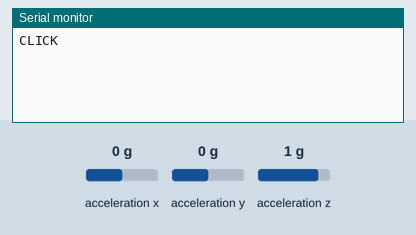
Bench run of a sketch on a simulated Arduino Uno, built with avr-gcc and run on an emulated ATmega328P. Shown: the last lines printed to the serial monitor. Wiring (inferred from the names in the program): MPU-6050 motion sensor at I2C address 0x68. Inputs (shaded band) come from the test bench; at power-on: acceleration x 0 g, acceleration y 0 g, acceleration z 1 g.

Above: at 1.2 s.
1.3 s: acceleration x set to -1.4 g
At 1.8 s:
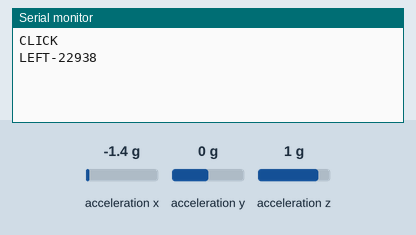
2.9 s: acceleration y set to -1.4 g
At 3.4 s:
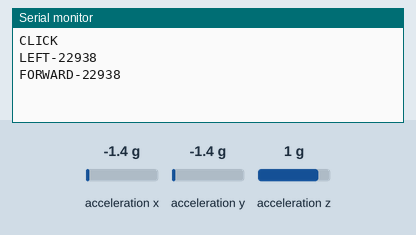
4.5 s: acceleration x set to -0.8 g
At 5.8 s:
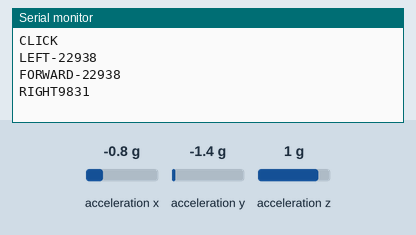
6.1 s: acceleration y set to -0.8 g
At 7.6 s:
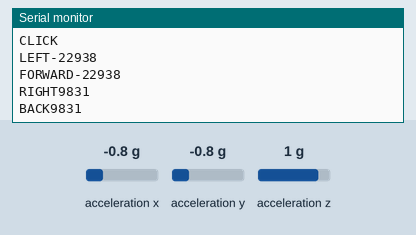

The sketch:

me215finalProject.ino
```cpp
// MPU-6050 Short Example Sketch
//www.elegoo.com
//2016.12.9

#include<Wire.h>
const int MPU_addr=0x68;  // I2C address of the MPU-6050
int16_t accelX, accelY, accelZ, prevX, prevY, prevZ, LRDiff, FBDiff, UDDiff;
bool doubleClick;
void setup(){
  Wire.begin();
  Wire.beginTransmission(MPU_addr);
  Wire.write(0x6B);  // PWR_MGMT_1 register
  Wire.write(0);     // set to zero (wakes up the MPU-6050)
  Wire.endTransmission(true);
  Serial.begin(9600);
  prevX = 0;
  prevY = 0;
  prevZ = 0;
}
void loop(){

  Wire.beginTransmission(MPU_addr);
  Wire.write(0x3B);  // starting with register 0x3B (ACCEL_XOUT_H)
  Wire.endTransmission(false);
  Wire.requestFrom(MPU_addr,6,true);  // request a total of 14 registers
  accelX=Wire.read()<<8|Wire.read();  // 0x3B (ACCEL_XOUT_H) & 0x3C (ACCEL_XOUT_L)
  accelY=Wire.read()<<8|Wire.read();  // 0x3D (ACCEL_YOUT_H) & 0x3E (ACCEL_YOUT_L)
  accelZ=Wire.read()<<8|Wire.read();  // 0x3F (ACCEL_ZOUT_H) & 0x40 (ACCEL_ZOUT_L)

  LRDiff = accelX - prevX;
  FBDiff = accelY - prevY;
  UDDiff = accelZ - prevZ;

  if (LRDiff > 1500) {
    Serial.print("RIGHT"); Serial.print(LRDiff);
  } else if (LRDiff < -1500) {
    Serial.print("LEFT"); Serial.print(LRDiff);
  }

    if (FBDiff > 1500) {
    Serial.print("BACK"); Serial.print(FBDiff);
  } else if (FBDiff < -1500) {
    Serial.print("FORWARD"); Serial.print(FBDiff);
  }

    if (UDDiff > 3000) {
      Serial.print("CLICK");
    }

  prevX = accelX;
  prevY = accelY;
  prevZ = accelZ;

  Serial.println();
  delay(200);
}
```

Measured:
- after the input at 1.3 s, the serial monitor: prints a new line after 0.11 s (image 1)
- after the input at 2.9 s, the serial monitor: prints a new line after 0.12 s (image 2)
- after the input at 4.5 s, the serial monitor: prints a new line after 0.12 s (image 3)
- after the input at 6.1 s, the serial monitor: prints a new line after 0.13 s (image 4)
